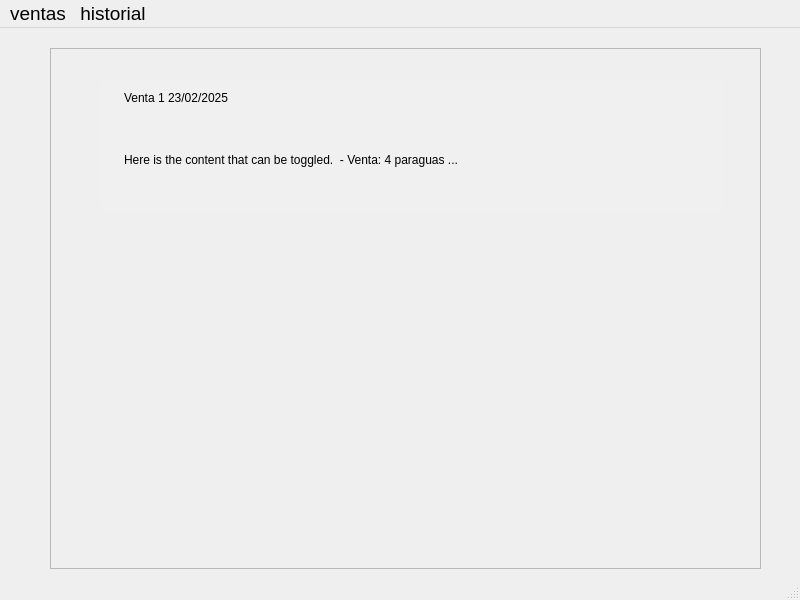
<?xml version="1.0" encoding="UTF-8"?>
<ui version="4.0">
 <class>MainWindow</class>
 <widget class="QMainWindow" name="MainWindow">
  <property name="geometry">
   <rect>
    <x>0</x>
    <y>0</y>
    <width>800</width>
    <height>600</height>
   </rect>
  </property>
  <property name="windowTitle">
   <string>MainWindow</string>
  </property>
  <widget class="QWidget" name="centralwidget">
   <widget class="QScrollArea" name="scrollArea">
    <property name="geometry">
     <rect>
      <x>50</x>
      <y>20</y>
      <width>711</width>
      <height>521</height>
     </rect>
    </property>
    <property name="widgetResizable">
     <bool>true</bool>
    </property>
    <widget class="QWidget" name="scrollAreaWidgetContents">
     <property name="geometry">
      <rect>
       <x>0</x>
       <y>0</y>
       <width>709</width>
       <height>519</height>
      </rect>
     </property>
     <widget class="QFrame" name="frame">
      <property name="enabled">
       <bool>true</bool>
      </property>
      <property name="geometry">
       <rect>
        <x>50</x>
        <y>30</y>
        <width>621</width>
        <height>131</height>
       </rect>
      </property>
      <property name="styleSheet">
       <string notr="true">background-color: #f0f0f0; border-radius: 5px; padding: 10px;</string>
      </property>
      <property name="inputMethodHints">
       <set>Qt::InputMethodHint::ImhNone</set>
      </property>
      <property name="frameShape">
       <enum>QFrame::Shape::StyledPanel</enum>
      </property>
      <property name="frameShadow">
       <enum>QFrame::Shadow::Plain</enum>
      </property>
      <widget class="QWidget" name="verticalLayoutWidget">
       <property name="geometry">
        <rect>
         <x>10</x>
         <y>0</y>
         <width>611</width>
         <height>38</height>
        </rect>
       </property>
       <layout class="QVBoxLayout" name="verticalLayout">
        <item>
         <widget class="QLabel" name="label_2">
          <property name="text">
           <string>Venta 1 23/02/2025</string>
          </property>
         </widget>
        </item>
       </layout>
      </widget>
      <widget class="QWidget" name="verticalLayoutWidget_2">
       <property name="geometry">
        <rect>
         <x>10</x>
         <y>30</y>
         <width>611</width>
         <height>101</height>
        </rect>
       </property>
       <layout class="QVBoxLayout" name="verticalLayout_2">
        <item>
         <widget class="QLabel" name="label">
          <property name="text">
           <string>Here is the content that can be toggled.  - Venta: 4 paraguas ...</string>
          </property>
         </widget>
        </item>
       </layout>
      </widget>
     </widget>
    </widget>
   </widget>
  </widget>
  <widget class="QMenuBar" name="menubar">
   <property name="geometry">
    <rect>
     <x>0</x>
     <y>0</y>
     <width>800</width>
     <height>32</height>
    </rect>
   </property>
   <property name="font">
    <font>
     <pointsize>14</pointsize>
    </font>
   </property>
   <widget class="QMenu" name="menuhistorial">
    <property name="autoFillBackground">
     <bool>false</bool>
    </property>
    <property name="styleSheet">
     <string notr="true">background: rgb(219, 233, 235);</string>
    </property>
    <property name="title">
     <string>ventas</string>
    </property>
   </widget>
   <widget class="QMenu" name="menuhistorial_2">
    <property name="title">
     <string>historial</string>
    </property>
   </widget>
   <addaction name="menuhistorial"/>
   <addaction name="menuhistorial_2"/>
  </widget>
  <widget class="QStatusBar" name="statusbar"/>
 </widget>
 <resources/>
 <connections/>
</ui>
